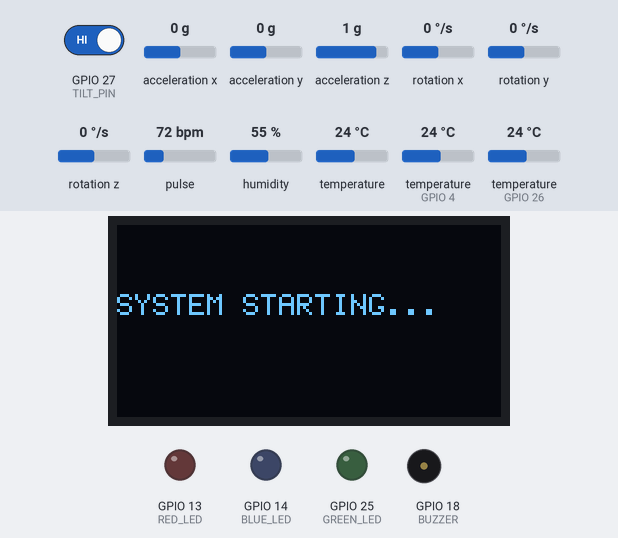
A sketch run on a simulated ESP32. Shown: 128×64 one-colour display, output pins drawn as LEDs (lit = HIGH), buzzer (waves = sounding, pin HIGH). The inputs (shaded band) are chosen by the test bench; at power-on: acceleration x 0 g, GPIO 27 (TILT_PIN) HIGH, acceleration y 0 g, acceleration z 1 g, rotation x 0 °/s, rotation y 0 °/s, rotation z 0 °/s, pulse 72 bpm, humidity 55 %, temperature 24 °C, temperature (sensors on GPIO 4, GPIO 26) 24 °C. WiFi joins after 1.5 s; servers stay silent unless stated; what the sketch prints to the serial monitor is not drawn.

Above: at 0.1 s.
At 2.7 s:
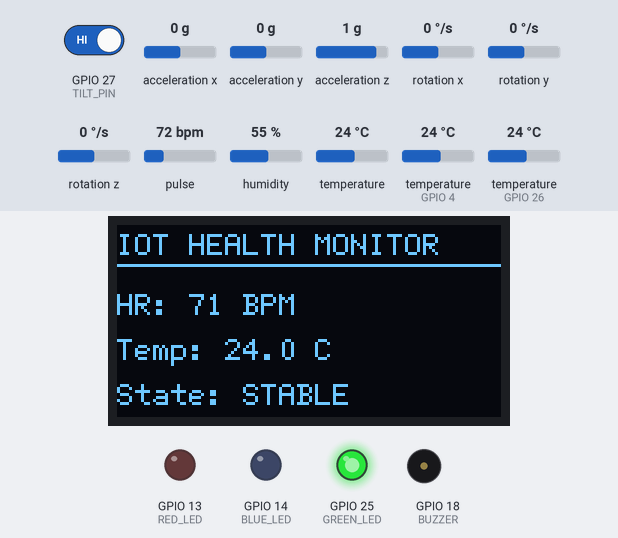
2.8 s: acceleration x set to -0.3 g
At 9.2 s:
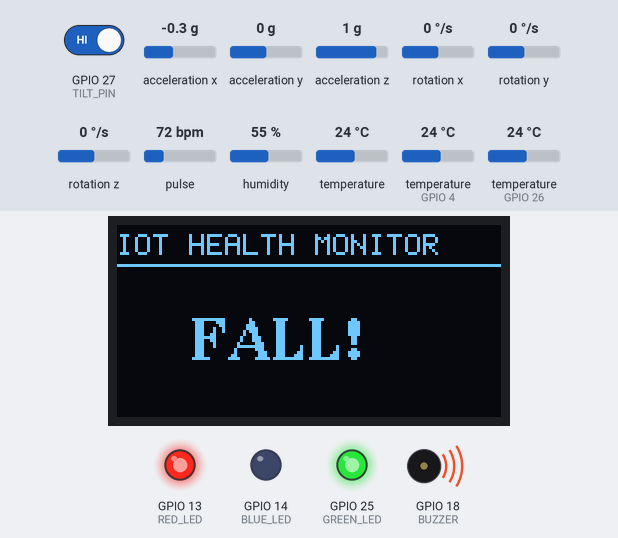
Timing chart, 0 to 10.7 s (numbered marks = the images above; inputs shaded):
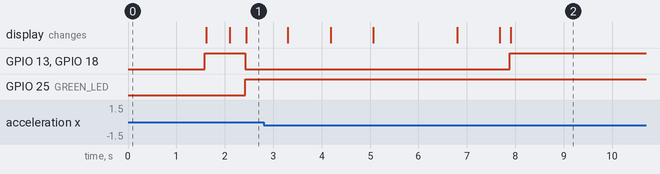

Measured:
- the behaviour switches between -0.1 and -0.2 g on acceleration x (found by bisection; images 1 and 2)
- after the input at 2.8 s, GPIO 13 (RED_LED), GPIO 18 (BUZZER): LOW → HIGH after 5.1 s; the display: first differs from a run without the input after 5.1 s (image 2)

The sketch:

FINAL__2__copy_20260304132030.ino
```cpp
#include <Arduino.h>
#include <WiFi.h>
#include <Firebase_ESP_Client.h>
#include <U8g2lib.h>
#include <Wire.h>
#include <OneWire.h>
#include <DallasTemperature.h>
#include <Adafruit_MPU6050.h>
#include <Adafruit_Sensor.h>
#include "MAX30105.h"
#include "heartRate.h"
#include "DHT.h"

// ---------------- WIFI + FIREBASE CREDENTIALS ----------------
#define WIFI_SSID "realme C11 2021"
#define WIFI_PASSWORD "icecream"
#define API_KEY "AIzaSyDJ12bZ1oRZeRHVP7mGljW0ezfUyGPq4zk"
#define DATABASE_URL "https://health-monitor-iot-7eca5-default-rtdb.firebaseio.com"

FirebaseData fbdo;
FirebaseAuth auth;
FirebaseConfig config;

// ---------------- PIN MAPPING ----------------
#define DHTPIN 4
#define DHTTYPE DHT22
#define RED_LED 13
#define BLUE_LED 14
#define GREEN_LED 25
#define TEMP_PIN 26
#define TILT_PIN 27
#define BUZZER 18

// ---------------- OBJECTS ----------------
// Hardware I2C Constructor for SH1106 OLED
U8G2_SH1106_128X64_NONAME_F_HW_I2C u8g2(U8G2_R0, U8X8_PIN_NONE);
MAX30105 particleSensor;
OneWire oneWire(TEMP_PIN);
DallasTemperature sensors(&oneWire);
Adafruit_MPU6050 mpu;
DHT dht(DHTPIN, DHTTYPE);

// ---------------- VARIABLES ----------------
unsigned long lastTempRequest = 0;
unsigned long lastFirebaseUpdate = 0;
const int tempInterval = 2000;
const int firebaseInterval = 3000;

int beatAvg = 0;
long lastBeat = 0;
float bodyTemp = 0;
float envTemp = 0;

bool mpuActive = false;
bool potentialFall = false;
bool isFallEmergency = false;
unsigned long fallTime = 0;
const float impactThreshold = 10.0;

String healthState = "BOOTING";

// ---------------- SETUP ----------------
void setup() {
  Serial.begin(115200);

  // Initialize Pin Modes
  pinMode(RED_LED, OUTPUT);
  pinMode(BLUE_LED, OUTPUT);
  pinMode(GREEN_LED, OUTPUT);
  pinMode(BUZZER, OUTPUT);
  pinMode(TILT_PIN, INPUT_PULLUP);

  // Initialize I2C Bus on pins 33 (SDA) and 32 (SCL)
  Wire.begin(33, 32);

  // Initialize OLED Display
  u8g2.begin();
  u8g2.clearBuffer();
  u8g2.setFont(u8g2_font_6x12_tr);
  u8g2.drawStr(0, 30, "SYSTEM STARTING...");
  u8g2.sendBuffer();

  dht.begin();

  // WiFi Connection
  WiFi.begin(WIFI_SSID, WIFI_PASSWORD);
  Serial.print("Connecting WiFi");
  while (WiFi.status() != WL_CONNECTED) {
    Serial.print(".");
    delay(500);
  }
  Serial.println("\nWiFi Connected");

  // Firebase Initialization
  config.api_key = API_KEY;
  config.database_url = DATABASE_URL;
  Firebase.signUp(&config, &auth, "", "");
  Firebase.begin(&config, &auth);
  Firebase.reconnectWiFi(true);

  sensors.begin();
  sensors.setWaitForConversion(false);
  sensors.requestTemperatures();

  // MPU6050 Initialization
  if (mpu.begin()) {
    mpuActive = true;
    mpu.setAccelerometerRange(MPU6050_RANGE_8_G);
  }

  // MAX30105 Pulse Sensor Initialization
  if (!particleSensor.begin(Wire, I2C_SPEED_STANDARD)) {
    Serial.println("MAX30105 not found");
  }
  particleSensor.setup();
}

// ---------------- LOOP ----------------
void loop() {

  // ----- 1. FALL DETECTION -----
  if (mpuActive) {
    sensors_event_t a, g, temp;
    mpu.getEvent(&a, &g, &temp);
    float totalAcc = sqrt(sq(a.acceleration.x) + sq(a.acceleration.y) + sq(a.acceleration.z));

    if (totalAcc > impactThreshold && !potentialFall && !isFallEmergency) {
      potentialFall = true;
      fallTime = millis();
    }

    if (potentialFall) {
      if (millis() - fallTime < 5000) {
        if (digitalRead(TILT_PIN) == LOW) potentialFall = false;
      } else {
        if (digitalRead(TILT_PIN) == HIGH) isFallEmergency = true;
        potentialFall = false;
      }
    }
  }

  // ----- 2. HEART RATE SCANNING -----
  long irValue = particleSensor.getIR();
  bool fingerDetected = (irValue > 50000);

  if (fingerDetected) {
    if (checkForBeat(irValue)) {
      long delta = millis() - lastBeat;
      lastBeat = millis();
      float bpm = 60 / (delta / 1000.0);
      if (bpm > 30 && bpm < 220) beatAvg = (int)bpm;
    }
  } else {
    beatAvg = 0;
  }

  // ----- 3. TEMPERATURE UPDATES -----
  if (millis() - lastTempRequest >= tempInterval) {
    bodyTemp = sensors.getTempCByIndex(0);
    if (bodyTemp < -50) bodyTemp = 0;

    envTemp = dht.readTemperature();
    if (isnan(envTemp)) envTemp = 0;

    sensors.requestTemperatures();
    lastTempRequest = millis();
  }

  // ----- 4. HEALTH STATE & LED INDICATORS -----
  if (isFallEmergency) {
    healthState = "FALL EMERGENCY";
    digitalWrite(RED_LED, HIGH);
    digitalWrite(BUZZER, HIGH);
  } else if (bodyTemp > 38.5 || (fingerDetected && (beatAvg > 140 || beatAvg < 40))) {
    healthState = "DANGER";
    digitalWrite(RED_LED, HIGH);
    digitalWrite(BUZZER, HIGH);
    digitalWrite(GREEN_LED, LOW);
  } else if (fingerDetected && beatAvg >= 40) {
    healthState = "STABLE";
    digitalWrite(GREEN_LED, HIGH);
    digitalWrite(RED_LED, LOW);
    digitalWrite(BUZZER, LOW);
  } else {
    healthState = fingerDetected ? "SYNCING..." : "NO FINGER";
    digitalWrite(BLUE_LED, (millis() / 500) % 2);
    digitalWrite(RED_LED, LOW);
    digitalWrite(BUZZER, LOW);
  }

  // ----- 5. OLED DISPLAY UPDATE -----
  u8g2.clearBuffer();
  u8g2.setFont(u8g2_font_6x12_tr);
  u8g2.drawStr(0, 10, "IOT HEALTH MONITOR");
  u8g2.drawHLine(0, 13, 128);

  if (isFallEmergency) {
    u8g2.setFont(u8g2_font_ncenB14_tr);
    u8g2.drawStr(25, 45, "FALL!");
  } else {
    u8g2.setCursor(0, 30);
    u8g2.print("HR: ");
    u8g2.print(beatAvg > 0 ? String(beatAvg) : "--"); u8g2.print(" BPM");

    u8g2.setCursor(0, 45);
    u8g2.print("Temp: ");
    u8g2.print(bodyTemp, 1); u8g2.print(" C");

    u8g2.setCursor(0, 60);
    u8g2.print("State: "); u8g2.print(healthState);
  }
  u8g2.sendBuffer();

  // ----- 6. FIREBASE CLOUD SYNC -----
  if (Firebase.ready() && millis() - lastFirebaseUpdate > firebaseInterval) {
    FirebaseJson json;
    json.set("bodyTemp", bodyTemp);
    json.set("heartRate", beatAvg);
    json.set("fallDetected", isFallEmergency);
    json.set("status", healthState);
    json.set("roomTemp", envTemp);

    if (Firebase.RTDB.updateNode(&fbdo, "/health", &json)) {
      Serial.println("Firebase Updated Successfully");
    } else {
      Serial.println("Firebase Sync Failed: " + fbdo.errorReason());
    }
    lastFirebaseUpdate = millis();
  }

  delay(20);
}
```
